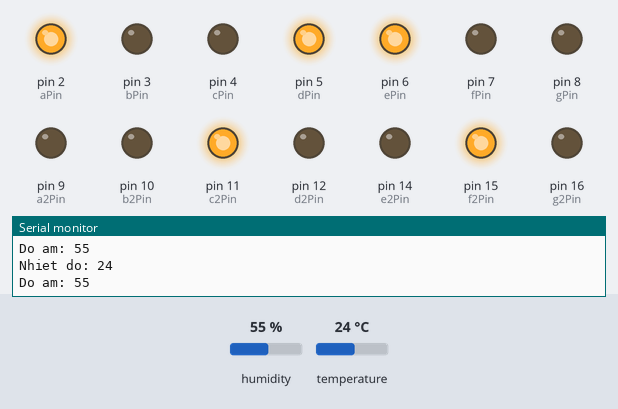
Recording of a sketch running on a simulated Arduino Uno, built with avr-gcc and run on an emulated ATmega328P. On the bench: output pins drawn as LEDs (lit = HIGH), the last lines printed to the serial monitor. The inputs (shaded band) are chosen by the test bench; at power-on: temperature 24 °C, humidity 55 %.

Above: at 2.8 s.
2.9 s: temperature set to 12 °C
At 5.2 s:
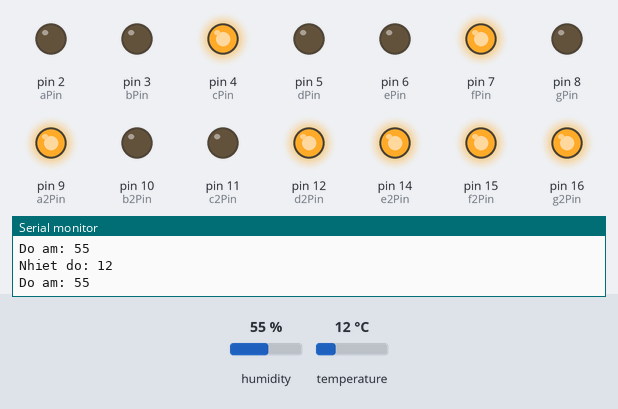
5.6 s: temperature set to 19 °C
At 6.6 s:
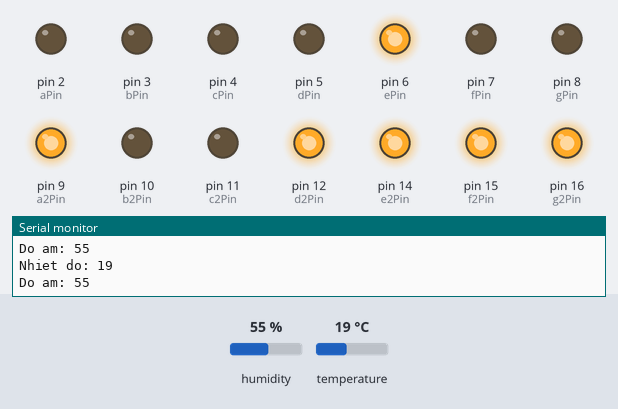
8.3 s: temperature set to 28 °C
At 11.3 s:
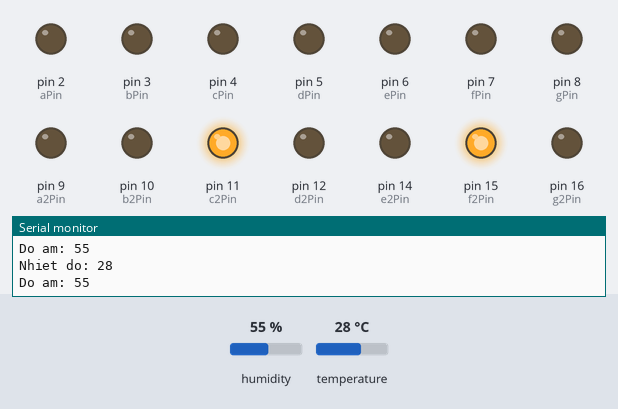
11.6 s: temperature set to 33 °C
At 12.8 s:
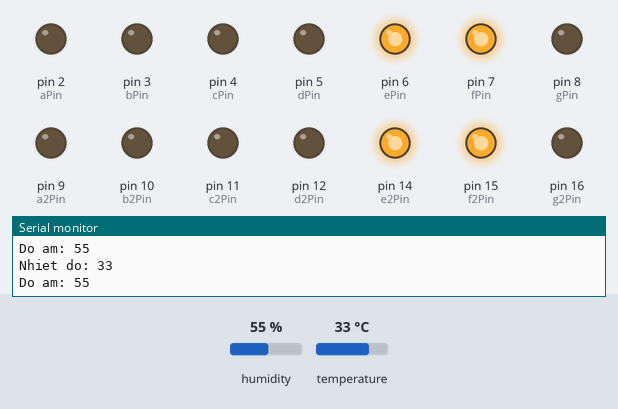
14.3 s: temperature set to 41 °C
At 16.5 s:
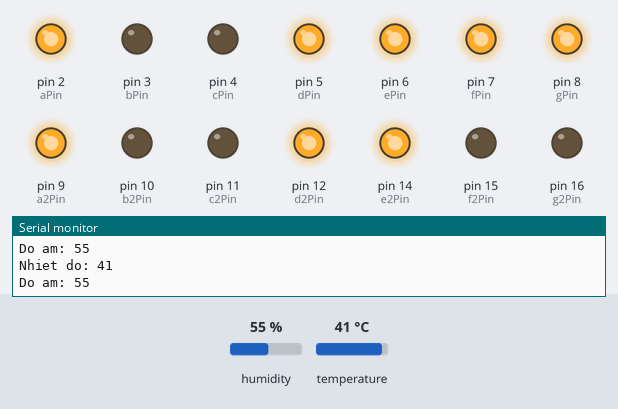
Timing chart, 0 to 18.0 s (numbered marks = the images above; inputs shaded):
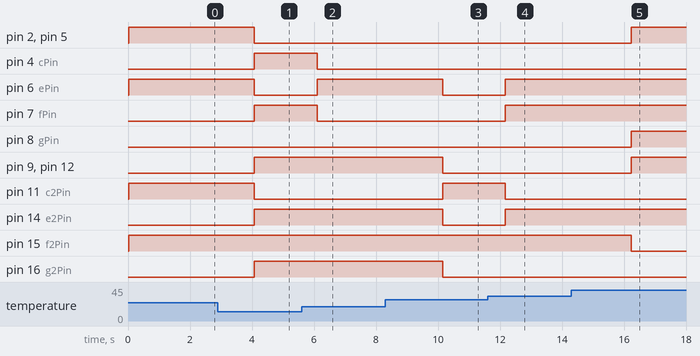

The sketch:

dht11_sensor.ino
```cpp
#include "DHT.h"

const int DHTPIN = 13;       //Đọc dữ liệu từ DHT11 ở chân 13 trên mạch Arduino
const int DHTTYPE = DHT11;  //Khai báo loại cảm biến, có 2 loại là DHT11 và DHT22

DHT dht(DHTPIN, DHTTYPE);

const int aPin=2;
const int bPin=3;
const int cPin=4;
const int dPin=5;
const int ePin=6;
const int fPin=7;
const int gPin=8;

const int a2Pin=9;
const int b2Pin=10;
const int c2Pin=11;
const int d2Pin=12;
const int e2Pin=14;
const int f2Pin=15;
const int g2Pin=16;


void setup() {
 pinMode(aPin, OUTPUT);
 pinMode(bPin, OUTPUT);
 pinMode(cPin, OUTPUT);
 pinMode(dPin, OUTPUT);
 pinMode(ePin, OUTPUT);
 pinMode(fPin, OUTPUT);
 pinMode(gPin, OUTPUT);

 pinMode(a2Pin, OUTPUT);
 pinMode(b2Pin, OUTPUT);
 pinMode(c2Pin, OUTPUT);
 pinMode(d2Pin, OUTPUT);
 pinMode(e2Pin, OUTPUT);
 pinMode(f2Pin, OUTPUT);
 pinMode(g2Pin, OUTPUT);
 Serial.begin(9600);
 dht.begin();         // Khởi động cảm biến
}

void loop() {

  int h = dht.readHumidity();    //Đọc độ ẩm
  int t = dht.readTemperature(); //Đọc nhiệt độ
  int so=t;
  int chuc=so/10;
  int dv=so-chuc*10;


  //hàng đơn vị nha cả nhà
  if(dv==0){
    //so khong
  digitalWrite(aPin,0);
  digitalWrite(bPin,0);
  digitalWrite(cPin,0);
  digitalWrite(dPin,0);
  digitalWrite(ePin,0);
  digitalWrite(fPin,0);
  digitalWrite(gPin,1);
  }else if(dv==1){
  //so mot
  digitalWrite(aPin,1);
  digitalWrite(bPin,0);
  digitalWrite(cPin,0);
  digitalWrite(dPin,1);
  digitalWrite(ePin,1);
  digitalWrite(fPin,1);
  digitalWrite(gPin,1);
  }else if(dv==2){
  digitalWrite(aPin,0);
  digitalWrite(bPin,0);
  digitalWrite(cPin,1);
  digitalWrite(dPin,0);
  digitalWrite(ePin,0);
  digitalWrite(fPin,1);
  digitalWrite(gPin,0);
  }else if(dv==3){
  digitalWrite(aPin,0);
  digitalWrite(bPin,0);
  digitalWrite(cPin,0);
  digitalWrite(dPin,0);
  digitalWrite(ePin,1);
  digitalWrite(fPin,1);
  digitalWrite(gPin,0);
  }else if(dv==4){
  digitalWrite(aPin,1);
  digitalWrite(bPin,0);
  digitalWrite(cPin,0);
  digitalWrite(dPin,1);
  digitalWrite(ePin,1);
  digitalWrite(fPin,0);
  digitalWrite(gPin,0);
  }else if(dv==5){
   digitalWrite(aPin,0);
  digitalWrite(bPin,1);
  digitalWrite(cPin,0);
  digitalWrite(dPin,0);
  digitalWrite(ePin,1);
  digitalWrite(fPin,0);
  digitalWrite(gPin,0);
  }else if(dv==6){
  digitalWrite(aPin,0);
  digitalWrite(bPin,1);
  digitalWrite(cPin,0);
  digitalWrite(dPin,0);
  digitalWrite(ePin,0);
  digitalWrite(fPin,0);
  digitalWrite(gPin,0);
  }else if(dv==7){
 digitalWrite(aPin,0);
  digitalWrite(bPin,0);
  digitalWrite(cPin,0);
  digitalWrite(dPin,1);
  digitalWrite(ePin,1);
  digitalWrite(fPin,1);
  digitalWrite(gPin,1);
  }else if(dv==8){
  digitalWrite(aPin,0);
  digitalWrite(bPin,0);
  digitalWrite(cPin,0);
  digitalWrite(dPin,0);
  digitalWrite(ePin,0);
  digitalWrite(fPin,0);
  digitalWrite(gPin,0);
  }else if(dv==9){
  digitalWrite(aPin,0);
  digitalWrite(bPin,0);
  digitalWrite(cPin,0);
  digitalWrite(dPin,0);
  digitalWrite(ePin,1);
  digitalWrite(fPin,0);
  digitalWrite(gPin,0);
  }
  //hàng chục bắt đầu từ đây nha cả nhà;
  if(chuc==0){
    //so khong
  digitalWrite(a2Pin,0);
  digitalWrite(b2Pin,0);
  digitalWrite(c2Pin,0);
  digitalWrite(d2Pin,0);
  digitalWrite(e2Pin,0);
  digitalWrite(f2Pin,0);
  digitalWrite(g2Pin,1);
  }else if(chuc==1){
  //so mot
  digitalWrite(a2Pin,1);
  digitalWrite(b2Pin,0);
  digitalWrite(c2Pin,0);
  digitalWrite(d2Pin,1);
  digitalWrite(e2Pin,1);
  digitalWrite(f2Pin,1);
  digitalWrite(g2Pin,1);
  }else if(chuc==2){
  digitalWrite(a2Pin,0);
  digitalWrite(b2Pin,0);
  digitalWrite(c2Pin,1);
  digitalWrite(d2Pin,0);
  digitalWrite(e2Pin,0);
  digitalWrite(f2Pin,1);
  digitalWrite(g2Pin,0);
  }else if(chuc==3){
  digitalWrite(a2Pin,0);
  digitalWrite(b2Pin,0);
  digitalWrite(c2Pin,0);
  digitalWrite(d2Pin,0);
  digitalWrite(e2Pin,1);
  digitalWrite(f2Pin,1);
  digitalWrite(g2Pin,0);
  }else if(chuc==4){
  digitalWrite(a2Pin,1);
  digitalWrite(b2Pin,0);
  digitalWrite(c2Pin,0);
  digitalWrite(d2Pin,1);
  digitalWrite(e2Pin,1);
  digitalWrite(f2Pin,0);
  digitalWrite(g2Pin,0);
  }else if(chuc==5){
   digitalWrite(a2Pin,0);
  digitalWrite(b2Pin,1);
  digitalWrite(c2Pin,0);
  digitalWrite(d2Pin,0);
  digitalWrite(e2Pin,1);
  digitalWrite(f2Pin,0);
  digitalWrite(g2Pin,0);
  }else if(chuc==6){
  digitalWrite(a2Pin,0);
  digitalWrite(b2Pin,1);
  digitalWrite(c2Pin,0);
  digitalWrite(d2Pin,0);
  digitalWrite(e2Pin,0);
  digitalWrite(f2Pin,0);
  digitalWrite(gPin,0);
  }else if(chuc==7){
 digitalWrite(a2Pin,0);
  digitalWrite(b2Pin,0);
  digitalWrite(c2Pin,0);
  digitalWrite(d2Pin,1);
  digitalWrite(e2Pin,1);
  digitalWrite(f2Pin,1);
  digitalWrite(g2Pin,1);
  }else if(chuc==8){
  digitalWrite(a2Pin,0);
  digitalWrite(b2Pin,0);
  digitalWrite(c2Pin,0);
  digitalWrite(d2Pin,0);
  digitalWrite(e2Pin,0);
  digitalWrite(f2Pin,0);
  digitalWrite(g2Pin,0);
  }else if(chuc==9){
  digitalWrite(a2Pin,0);
  digitalWrite(b2Pin,0);
  digitalWrite(c2Pin,0);
  digitalWrite(d2Pin,0);
  digitalWrite(e2Pin,1);
  digitalWrite(f2Pin,0);
  digitalWrite(g2Pin,0);
  }

  //in ra màn hình máy tính nha cả nhà
  Serial.print("Nhiet do: ");
  Serial.println(t);               //Xuất nhiệt độ
  Serial.print("Do am: ");
  Serial.println(h);               //Xuất độ ẩm

  Serial.println();                //Xuống hàng
  delay(500);                     //Đợi 1 giây

}
```

Measured:
- after the input at 2.9 s, pin 2 (aPin), pin 5 (dPin), pin 6 (ePin), pin 11 (c2Pin): HIGH → LOW after 1.2 s; pin 4 (cPin), pin 7 (fPin), pin 9 (a2Pin), pin 12 (d2Pin), pin 14 (e2Pin), pin 16 (g2Pin): LOW → HIGH after 1.2 s
- after the input at 5.6 s, pin 4 (cPin), pin 7 (fPin): HIGH → LOW after 0.50 s; pin 6 (ePin): LOW → HIGH after 0.50 s
- after the input at 8.3 s, pin 6 (ePin), pin 9 (a2Pin), pin 12 (d2Pin), pin 14 (e2Pin), pin 16 (g2Pin): HIGH → LOW after 1.9 s; pin 11 (c2Pin): LOW → HIGH after 1.9 s
- after the input at 11.6 s, pin 6 (ePin), pin 7 (fPin), pin 14 (e2Pin): LOW → HIGH after 0.58 s; pin 11 (c2Pin): HIGH → LOW after 0.58 s
- after the input at 14.3 s, pin 2 (aPin), pin 5 (dPin), pin 8 (gPin), pin 9 (a2Pin), pin 12 (d2Pin): LOW → HIGH after 1.9 s; pin 15 (f2Pin): HIGH → LOW after 1.9 s
